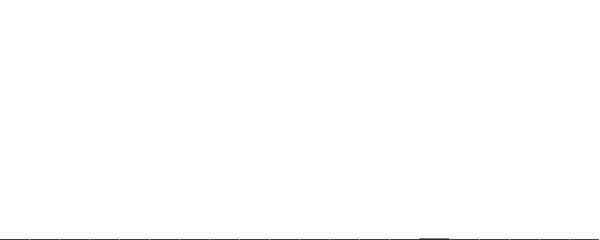
Frame 1 (no input)
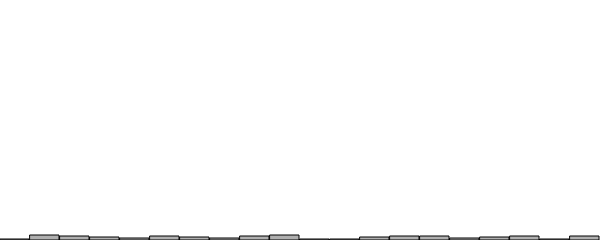
Frame 60 (no input)
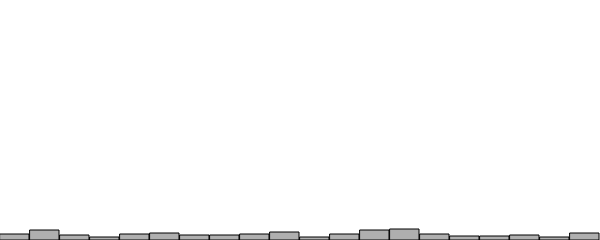
Frame 120 (the mouse pressed at the canvas centre since frame 60)

The p5.js sketch that drew these frames (run headless with seeded random() and noise() and a simulated clock; from frame 60 on, the mouse is pressed at the canvas centre):

// p5.js sketch
// ── sketch.js
let randomCounts = []; // keeps track how often a number is picked

function setup() {
  createCanvas(600, 240);
  for(let i = 0; i <20; i++){
    randomCounts[i]= 0;
  }
}

function draw() {
  background(255);
  
  // pick a random nummber and increase the count
  let index = floor (random(randomCounts.length));
  randomCounts[index]++
  
  stroke(0);
  fill(175);
  w = width/randomCounts.length;
  
   //graphing the result
  for (let x = 0; x < randomCounts.length; x++){
    rect(x*w, height - randomCounts[x], w-1, randomCounts[x]);
  }
}
